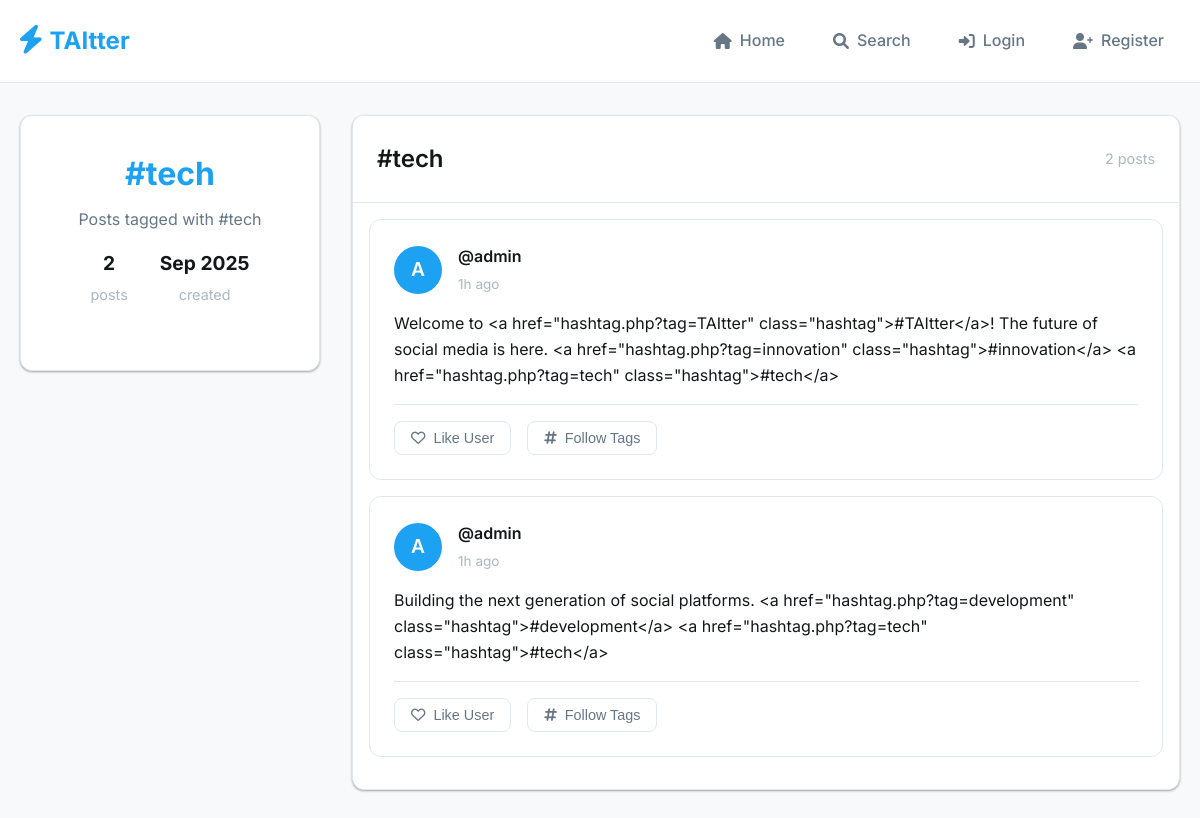
Screenshot of /hashtag.php?tag=tech with the database file from the repository.
### tables this page shows
CREATE TABLE hashtags (
    id INT PRIMARY KEY AUTO_INCREMENT,
    tag VARCHAR(50) UNIQUE NOT NULL,
    created_at TIMESTAMP DEFAULT CURRENT_TIMESTAMP
);

CREATE TABLE posts (
    id INT PRIMARY KEY AUTO_INCREMENT,
    user_id INT NOT NULL,
    content VARCHAR(144) NOT NULL,
    created_at TIMESTAMP DEFAULT CURRENT_TIMESTAMP,
    FOREIGN KEY (user_id) REFERENCES users(id) ON DELETE CASCADE,
    INDEX idx_created_at (created_at),
    INDEX idx_user_id (user_id)
);

CREATE TABLE users (
    id INT PRIMARY KEY AUTO_INCREMENT,
    username VARCHAR(50) UNIQUE NOT NULL,
    email VARCHAR(100) UNIQUE NOT NULL,
    password VARCHAR(255) NOT NULL,
    description TEXT,
    created_at TIMESTAMP DEFAULT CURRENT_TIMESTAMP,
    updated_at TIMESTAMP DEFAULT CURRENT_TIMESTAMP ON UPDATE CURRENT_TIMESTAMP,
    last_login TIMESTAMP NULL
);

### config/config.php (called while the page is built, shortened)
<?php
function is_logged_in() {
    return isset($_SESSION['user_id']) && !empty($_SESSION['user_id']);
}
?>

### models/Post.php (called while the page is built, shortened)
<?php
class Post {
    private $conn;
    private $table_name = "posts";
    public function __construct($db) {
        $this->conn = $db;
    }
    public function getByHashtag($hashtag, $limit = 20, $offset = 0) {
        $query = "SELECT p.id, p.user_id, p.content, p.created_at,
                         u.username, u.description as user_description
                  FROM " . $this->table_name . " p
                  LEFT JOIN users u ON p.user_id = u.id
                  LEFT JOIN post_hashtags ph ON p.id = ph.post_id
                  LEFT JOIN hashtags h ON ph.hashtag_id = h.id
                  WHERE h.tag = :hashtag
                  ORDER BY p.created_at DESC
                  LIMIT :limit OFFSET :offset";
        $stmt = $this->conn->prepare($query);
        $stmt->bindParam(":hashtag", $hashtag);
        $stmt->bindParam(":limit", $limit, PDO::PARAM_INT);
        $stmt->bindParam(":offset", $offset, PDO::PARAM_INT);
        $stmt->execute();
        return $stmt->fetchAll(PDO::FETCH_ASSOC);
    }
}
?>

### models/Hashtag.php (called while the page is built, shortened)
<?php
class Hashtag {
    private $conn;
    private $table_name = "hashtags";
    public function __construct($db) {
        $this->conn = $db;
    }
    public function getByTag($tag) {
        $query = "SELECT id, tag, created_at
                  FROM " . $this->table_name . "
                  WHERE tag = :tag
                  LIMIT 0,1";
        $stmt = $this->conn->prepare($query);
        $stmt->bindParam(":tag", $tag);
        $stmt->execute();
        if($stmt->rowCount() > 0) {
            $row = $stmt->fetch(PDO::FETCH_ASSOC);
            $this->created_at = $row['created_at'];
            return true;
        }
        return false;
    }
}
?>

### hashtag.php (the view, shortened to what this page needs)
<?php
require_once 'config/config.php';
require_once 'config/database.php';
require_once 'models/Post.php';
require_once 'models/Hashtag.php';
$database = new Database();
$db = $database->getConnection();
$post = new Post($db);
$hashtag = new Hashtag($db);
$tag = $_GET['tag'] ?? '';
if(!$hashtag->getByTag($tag)) {
    redirect('index.php');
}
$posts = $post->getByHashtag($tag, 20, 0);
?>
<!DOCTYPE html>
<html lang="en">
<head>
    <link rel="stylesheet" href="assets/css/style.css">
    <link href="https://cdnjs.cloudflare.com/ajax/libs/font-awesome/6.0.0/css/all.min.css" rel="stylesheet">
</head>
<body>
    <div class="app-container">
        <header class="header">
            <div class="container">
                <div class="header-content">
                    <div class="logo">
                        <i class="fas fa-bolt"></i>
                        <span>TAItter</span>
                    </div>
                    <nav class="nav">
                        <a href="index.php" class="nav-link">
                            <i class="fas fa-home"></i>
                            <span>Home</span>
                        </a>
                        <a href="search.php" class="nav-link">
                            <i class="fas fa-search"></i>
                            <span>Search</span>
                        </a>
                        <?php if(is_logged_in()): ?>
                            <a href="profile.php" class="nav-link">
                                <i class="fas fa-user"></i>
                                <span>Profile</span>
                            </a>
                            <a href="settings.php" class="nav-link">
                                <i class="fas fa-cog"></i>
                                <span>Settings</span>
                            </a>
                            <a href="api/auth.php" class="nav-link logout-btn" onclick="logout()">
                                <i class="fas fa-sign-out-alt"></i>
                                <span>Logout</span>
                            </a>
                        <?php else: ?>
                            <a href="login.php" class="nav-link">
                                <i class="fas fa-sign-in-alt"></i>
                                <span>Login</span>
                            </a>
                            <a href="register.php" class="nav-link">
                                <i class="fas fa-user-plus"></i>
                                <span>Register</span>
                            </a>
                        <?php endif; ?>
                    </nav>
                </div>
            </div>
        </header>
        <main class="main">
            <div class="container">
                <div class="content-grid">
                    <aside class="sidebar">
                        <div class="hashtag-card">
                            <div class="hashtag-header">
                                <h2>#<?php echo htmlspecialchars($tag); ?></h2>
                                <p class="hashtag-description">
                                    Posts tagged with #<?php echo htmlspecialchars($tag); ?>
                                </p>
                                <div class="hashtag-stats">
                                    <span class="stat">
                                        <strong><?php echo count($posts); ?></strong> posts
                                    </span>
                                    <span class="stat">
                                        <strong><?php echo date('M Y', strtotime($hashtag->created_at)); ?></strong> created
                                    </span>
                                </div>
                            </div>
                        </div>
                    </aside>
                    <div class="main-content">
                        <div class="feed-header">
                            <h2>#<?php echo htmlspecialchars($tag); ?></h2>
                            <div class="hashtag-info">
                                <span class="post-count"><?php echo count($posts); ?> posts</span>
                            </div>
                        </div>
                        <div class="posts-container" id="posts-container">
                            <?php if(empty($posts)): ?>
                                <div class="empty-state">
                                    <i class="fas fa-hashtag"></i>
                                    <h3>No posts yet</h3>
                                    <p>Be the first to post with #<?php echo htmlspecialchars($tag); ?>!</p>
                                </div>
                            <?php else: ?>
                                <?php foreach($posts as $post): ?>
                                    <div class="post" data-post-id="<?php echo $post['id']; ?>">
                                        <div class="post-header">
                                            <div class="user-info">
                                                <div class="avatar">
                                                    <?php echo strtoupper(substr($post['username'], 0, 1)); ?>
                                                </div>
                                                <div class="user-details">
                                                    <a href="profile.php?username=<?php echo urlencode($post['username']); ?>" class="username">
                                                        @<?php echo htmlspecialchars($post['username']); ?>
                                                    </a>
                                                    <span class="post-time">
                                                        <?php echo time_ago($post['created_at']); ?>
                                                    </span>
                                                </div>
                                            </div>
                                        </div>
                                        <div class="post-content">
                                            <?php echo format_post_content($post['content']); ?>
                                        </div>
                                        <div class="post-actions">
                                            <button class="action-btn like-user-btn" data-user-id="<?php echo $post['user_id']; ?>">
                                                <i class="far fa-heart"></i>
                                                <span>Like User</span>
                                            </button>
                                            <button class="action-btn follow-hashtag-btn" data-hashtags='<?php echo json_encode(extract_hashtags($post['content'])); ?>'>
                                                <i class="fas fa-hashtag"></i>
                                                <span>Follow Tags</span>
                                            </button>
                                        </div>
                                    </div>
                                <?php endforeach; ?>
                            <?php endif; ?>
                        </div>
                    </div>
                </div>
            </div>
        </main>
    </div>
</body>
</html>
<?php
function time_ago($datetime) {
    $time = time() - strtotime($datetime);
    if ($time < 86400) return floor($time/3600) . 'h ago';
    return floor($time/31536000) . 'y ago';
}
function format_post_content($content) {
    $content = preg_replace('/#(\w+)/', '<a href="hashtag.php?tag=$1" class="hashtag">#$1</a>', $content);
    $content = preg_replace('/@(\w+)/', '<a href="profile.php?username=$1" class="mention">@$1</a>', $content);
    return nl2br(htmlspecialchars($content));
}
function extract_hashtags($content) {
    preg_match_all('/#(\w+)/', $content, $matches);
    return $matches[1];
}
?>

### assets/css/style.css (style rules this page uses)
:root { --primary-color: #1da1f2; --primary-hover: #0d8bd9; --secondary-color: #657786; --success-color: #17bf63; --danger-color: #e0245e; --warning-color: #ffad1f; --background-color: #f7f9fa; --surface-color: #ffffff; --border-color: #e1e8ed; --text-primary: #14171a; --text-secondary: #657786; --text-muted: #aab8c2; --shadow: 0 1px 3px rgba(0, 0, 0, 0.12), 0 1px 2px rgba(0, 0, 0, 0.24); --shadow-hover: 0 3px 6px rgba(0, 0, 0, 0.16), 0 3px 6px rgba(0, 0, 0, 0.23); --border-radius: 12px; --border-radius-sm: 8px; --transition: all 0.2s ease-in-out; }
* { margin: 0; padding: 0; box-sizing: border-box; }
body { font-family: 'Inter', -apple-system, BlinkMacSystemFont, 'Segoe UI', Roboto, sans-serif; background-color: var(--background-color); color: var(--text-primary); line-height: 1.6; }
.container { max-width: 1200px; margin: 0 auto; padding: 0 20px; }
.header { background: var(--surface-color); border-bottom: 1px solid var(--border-color); position: sticky; top: 0; z-index: 100; backdrop-filter: blur(10px); }
.header-content { display: flex; align-items: center; justify-content: space-between; padding: 1rem 0; }
.logo { display: flex; align-items: center; gap: 0.5rem; font-size: 1.5rem; font-weight: 700; color: var(--primary-color); text-decoration: none; }
.logo i { font-size: 1.8rem; }
.nav { display: flex; align-items: center; gap: 1rem; }
.nav-link { display: flex; align-items: center; gap: 0.5rem; padding: 0.75rem 1rem; border-radius: var(--border-radius-sm); text-decoration: none; color: var(--text-secondary); font-weight: 500; transition: var(--transition); }
.main { padding: 2rem 0; min-height: calc(100vh - 80px); }
.content-grid { display: grid; grid-template-columns: 300px 1fr; gap: 2rem; align-items: start; }
.sidebar { position: sticky; top: 100px; }
.main-content { background: var(--surface-color); border-radius: var(--border-radius); box-shadow: var(--shadow); border: 1px solid var(--border-color); overflow: hidden; }
.feed-header { display: flex; align-items: center; justify-content: space-between; padding: 1.5rem; border-bottom: 1px solid var(--border-color); background: var(--surface-color); }
.feed-header h2 { font-size: 1.5rem; font-weight: 600; color: var(--text-primary); }
.posts-container { padding: 1rem; }
.post { background: var(--surface-color); border: 1px solid var(--border-color); border-radius: var(--border-radius); padding: 1.5rem; margin-bottom: 1rem; transition: var(--transition); }
.post-header { display: flex; align-items: center; justify-content: space-between; margin-bottom: 1rem; }
.user-info { display: flex; align-items: center; gap: 1rem; }
.avatar { width: 48px; height: 48px; border-radius: 50%; background: var(--primary-color); color: white; display: flex; align-items: center; justify-content: center; font-weight: 600; font-size: 1.2rem; }
.user-details { display: flex; flex-direction: column; gap: 0.25rem; }
.username { font-weight: 600; color: var(--text-primary); text-decoration: none; font-size: 1rem; }
.post-time { color: var(--text-muted); font-size: 0.85rem; }
.post-content { margin-bottom: 1rem; line-height: 1.6; font-size: 1rem; }
.post-actions { display: flex; gap: 1rem; padding-top: 1rem; border-top: 1px solid var(--border-color); }
.action-btn { display: flex; align-items: center; gap: 0.5rem; padding: 0.5rem 1rem; background: transparent; border: 1px solid var(--border-color); border-radius: var(--border-radius-sm); color: var(--text-secondary); cursor: pointer; transition: var(--transition); font-size: 0.9rem; }

### rows the page displays
hashtags: created_at "Sep 2025"
posts: user.username "A", user.username "admin", created_at "1h ago", content "Welcome to <a href=\"hashtag.php?tag=TAItter\" class=\"hashtag\">#TAItter</a>! The future of social media is here. <a href=\"hashtag.php?tag=innovation\" class=\"hashtag\">#innovation</a> <a href=\"hashtag.php?tag=tech\" class=\"hashtag\">#tech</a>"
posts: user.username "A", user.username "admin", created_at "1h ago", content "Building the next generation of social platforms. <a href=\"hashtag.php?tag=development\" class=\"hashtag\">#development</a> <a href=\"hashtag.php?tag=tech\" class=\"hashtag\">#tech</a>"

### other values shown
$tag "tech"
count($posts) "2"
